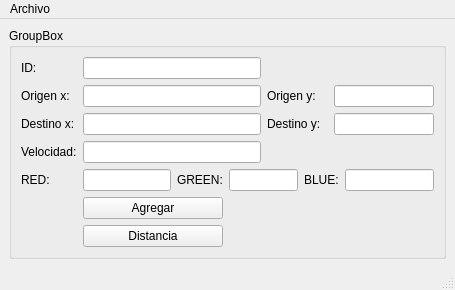
<?xml version="1.0" encoding="UTF-8"?>
<ui version="4.0">
 <class>MainWindow</class>
 <widget class="QMainWindow" name="MainWindow">
  <property name="geometry">
   <rect>
    <x>0</x>
    <y>0</y>
    <width>455</width>
    <height>274</height>
   </rect>
  </property>
  <property name="windowTitle">
   <string>MainWindow</string>
  </property>
  <widget class="QWidget" name="centralwidget">
   <layout class="QGridLayout" name="gridLayout">
    <item row="0" column="0">
     <widget class="QGroupBox" name="groupBox">
      <property name="title">
       <string>GroupBox</string>
      </property>
      <layout class="QGridLayout" name="gridLayout_2">
       <item row="0" column="0">
        <widget class="QLabel" name="label">
         <property name="text">
          <string>ID:</string>
         </property>
        </widget>
       </item>
       <item row="0" column="1" colspan="3">
        <widget class="QLineEdit" name="lineEdit"/>
       </item>
       <item row="1" column="0">
        <widget class="QLabel" name="label_2">
         <property name="text">
          <string>Origen x:</string>
         </property>
        </widget>
       </item>
       <item row="1" column="1" colspan="3">
        <widget class="QLineEdit" name="lineEdit_2"/>
       </item>
       <item row="1" column="4" colspan="2">
        <widget class="QLabel" name="label_6">
         <property name="text">
          <string>Origen y:</string>
         </property>
        </widget>
       </item>
       <item row="1" column="6" colspan="2">
        <widget class="QLineEdit" name="lineEdit_6"/>
       </item>
       <item row="2" column="0">
        <widget class="QLabel" name="label_3">
         <property name="text">
          <string>Destino x:</string>
         </property>
        </widget>
       </item>
       <item row="2" column="1" colspan="3">
        <widget class="QLineEdit" name="lineEdit_3"/>
       </item>
       <item row="2" column="4" colspan="2">
        <widget class="QLabel" name="label_7">
         <property name="text">
          <string>Destino y:</string>
         </property>
        </widget>
       </item>
       <item row="2" column="6" colspan="2">
        <widget class="QLineEdit" name="lineEdit_7"/>
       </item>
       <item row="3" column="0">
        <widget class="QLabel" name="label_4">
         <property name="text">
          <string>Velocidad:</string>
         </property>
        </widget>
       </item>
       <item row="3" column="1" colspan="3">
        <widget class="QLineEdit" name="lineEdit_4"/>
       </item>
       <item row="4" column="0">
        <widget class="QLabel" name="label_5">
         <property name="text">
          <string>RED:</string>
         </property>
        </widget>
       </item>
       <item row="4" column="1">
        <widget class="QLineEdit" name="lineEdit_5"/>
       </item>
       <item row="4" column="2">
        <widget class="QLabel" name="label_8">
         <property name="text">
          <string>GREEN:</string>
         </property>
        </widget>
       </item>
       <item row="4" column="3" colspan="2">
        <widget class="QLineEdit" name="lineEdit_8"/>
       </item>
       <item row="4" column="5" colspan="2">
        <widget class="QLabel" name="label_9">
         <property name="text">
          <string>BLUE:</string>
         </property>
        </widget>
       </item>
       <item row="4" column="7">
        <widget class="QLineEdit" name="lineEdit_9"/>
       </item>
       <item row="5" column="1" colspan="2">
        <widget class="QPushButton" name="pushButton">
         <property name="text">
          <string>Agregar</string>
         </property>
        </widget>
       </item>
       <item row="6" column="1" colspan="2">
        <widget class="QPushButton" name="pushButton_2">
         <property name="text">
          <string>Distancia</string>
         </property>
        </widget>
       </item>
      </layout>
     </widget>
    </item>
   </layout>
  </widget>
  <widget class="QMenuBar" name="menubar">
   <property name="geometry">
    <rect>
     <x>0</x>
     <y>0</y>
     <width>455</width>
     <height>21</height>
    </rect>
   </property>
   <widget class="QMenu" name="menusds">
    <property name="title">
     <string>Archivo</string>
    </property>
    <addaction name="actionGuardar"/>
    <addaction name="actionAbrir_2"/>
   </widget>
   <addaction name="menusds"/>
  </widget>
  <widget class="QStatusBar" name="statusbar"/>
  <action name="actionGuardar">
   <property name="text">
    <string>Guardar</string>
   </property>
   <property name="shortcut">
    <string>Ctrl+S</string>
   </property>
  </action>
  <action name="actionAbrir_2">
   <property name="text">
    <string>Abrir</string>
   </property>
   <property name="shortcut">
    <string>Ctrl+O</string>
   </property>
  </action>
 </widget>
 <resources/>
 <connections/>
</ui>
